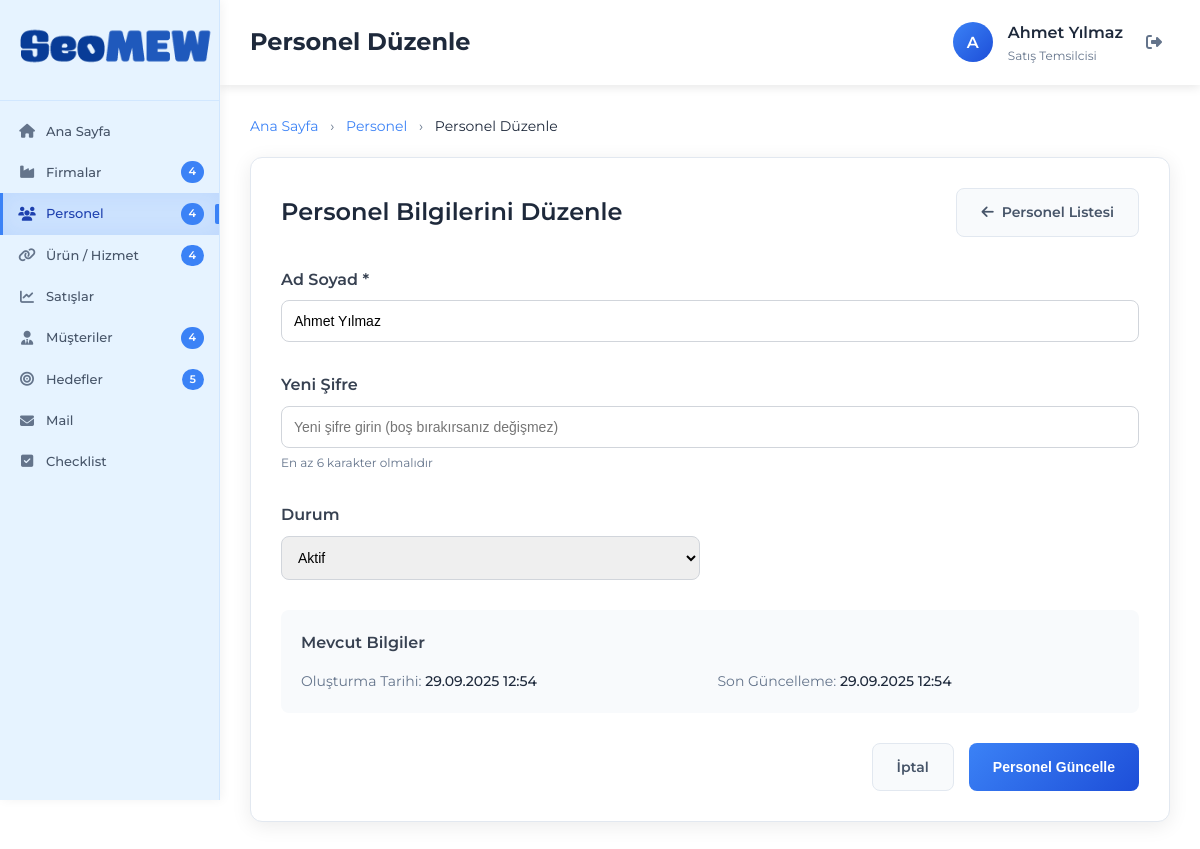
The page /personel-duzenle.php?id=1 (signed in) on the database its author committed.
### tables this page shows
CREATE TABLE IF NOT EXISTS personel (
    id INT AUTO_INCREMENT PRIMARY KEY,
    ad_soyad VARCHAR(255) NOT NULL,
    rol ENUM('admin', 'satisci') DEFAULT 'satisci',
    sifre VARCHAR(255) NOT NULL,
    durum ENUM('aktif', 'pasif') DEFAULT 'aktif',
    son_guncelleme TIMESTAMP DEFAULT CURRENT_TIMESTAMP ON UPDATE CURRENT_TIMESTAMP,
    olusturma_tarihi TIMESTAMP DEFAULT CURRENT_TIMESTAMP
);

### config/database.php (called while the page is built, shortened)
<?php
class Database {
    private $connection;
    private static $instance = null;
    private function __construct() {
        try {
            $dsn = "mysql:host=" . DB_HOST . ";dbname=" . DB_NAME . ";charset=" . DB_CHARSET;
            $this->connection = new PDO($dsn, DB_USER, DB_PASS, [
                PDO::ATTR_ERRMODE => PDO::ERRMODE_EXCEPTION,
                PDO::ATTR_DEFAULT_FETCH_MODE => PDO::FETCH_ASSOC,
                PDO::ATTR_EMULATE_PREPARES => false,
            ]);
            $this->connection->exec("SET NAMES utf8mb4 COLLATE utf8mb4_unicode_ci");
            $this->connection->exec("SET CHARACTER SET utf8mb4");
        } catch (PDOException $e) {
            die("Veritabanı bağlantı hatası: " . $e->getMessage());
        }
    }
    public static function getInstance() {
        if (self::$instance === null) {
            self::$instance = new self();
        }
        return self::$instance;
    }
    public function select($table, $where = [], $orderBy = null, $limit = null) {
        $sql = "SELECT * FROM $table";
        $params = [];
        if (!empty($where)) {
            $conditions = [];
            foreach ($where as $key => $value) {
                $conditions[] = "$key = :$key";
                $params[$key] = $value;
            }
            $sql .= " WHERE " . implode(' AND ', $conditions);
        }
        $stmt = $this->connection->prepare($sql);
        $stmt->execute($params);
        return $stmt->fetchAll();
    }
    public function query($sql, $params = []) {
        $stmt = $this->connection->prepare($sql);
        $stmt->execute($params);
        return $stmt->fetchAll();
    }
}
$db = Database::getInstance();
function getStats() {
    global $db;
    $stats = [
        'firmalar' => $db->query("SELECT COUNT(*) as count FROM firmalar WHERE durum = 'aktif'")[0]['count'],
        'personel' => $db->query("SELECT COUNT(*) as count FROM personel WHERE durum = 'aktif'")[0]['count'],
        'urun_hizmet' => $db->query("SELECT COUNT(*) as count FROM urun_hizmet WHERE durum = 'aktif'")[0]['count'],
        'satislar' => $db->query("SELECT COUNT(*) as count FROM satislar")[0]['count'],
        'musteriler' => $db->query("SELECT COUNT(*) as count FROM musteriler WHERE durum = 'aktif'")[0]['count'],
        'hedefler' => $db->query("SELECT COUNT(*) as count FROM hedefler WHERE durum = 'aktif'")[0]['count']
    ];
    return $stats;
}
?>

### personel-duzenle.php (the view, shortened to what this page needs)
<?php
require_once 'config/database.php';
$stats = getStats();
$personel_id = (int)$_GET['id'];
$personel = $db->select('personel', ['id' => $personel_id]);
$personel = $personel[0];
?>
<!DOCTYPE html>
<html lang="tr">
<head>
    <link href="https://cdnjs.cloudflare.com/ajax/libs/font-awesome/6.4.0/css/all.min.css" rel="stylesheet">
    <link href="style.css" rel="stylesheet">
</head>
<body>
    <div class="container">
        <div class="sidebar" id="sidebar">
            <div class="sidebar-header">
                <img src="seomew-logo.png" alt="SyncMEW Logo" style="height: 52px; margin-bottom: 0;">
            </div>
            <nav class="sidebar-nav">
                <a href="index.php" class="nav-item">
                    <i class="fas fa-home nav-icon"></i>
                    <span class="nav-text">Ana Sayfa</span>
                </a>
                <a href="firmalar.php" class="nav-item">
                    <i class="fas fa-industry nav-icon"></i>
                    <span class="nav-text">Firmalar</span>
                    <span class="nav-badge"><?php echo $stats['firmalar']; ?></span>
                </a>
                <a href="personel.php" class="nav-item active">
                    <i class="fas fa-users nav-icon"></i>
                    <span class="nav-text">Personel</span>
                    <span class="nav-badge"><?php echo $stats['personel']; ?></span>
                </a>
                <a href="urun-hizmet.php" class="nav-item">
                    <i class="fas fa-link nav-icon"></i>
                    <span class="nav-text">Ürün / Hizmet</span>
                    <span class="nav-badge"><?php echo $stats['urun_hizmet']; ?></span>
                </a>
                <a href="satislar.php" class="nav-item">
                    <i class="fas fa-chart-line nav-icon"></i>
                    <span class="nav-text">Satışlar</span>
                </a>
                <a href="musteriler.php" class="nav-item">
                    <i class="fas fa-user-tie nav-icon"></i>
                    <span class="nav-text">Müşteriler</span>
                    <span class="nav-badge"><?php echo $stats['musteriler']; ?></span>
                </a>
                <a href="hedefler.php" class="nav-item">
                    <i class="fas fa-bullseye nav-icon"></i>
                    <span class="nav-text">Hedefler</span>
                    <span class="nav-badge"><?php echo $stats['hedefler']; ?></span>
                </a>
                <a href="mail.php" class="nav-item">
                    <i class="fas fa-envelope nav-icon"></i>
                    <span class="nav-text">Mail</span>
                </a>
                <a href="checklist.php" class="nav-item">
                    <i class="fas fa-check-square nav-icon"></i>
                    <span class="nav-text">Checklist</span>
                </a>
            </nav>
        </div>
        <div class="main-content">
            <?php
            include 'includes/header.php';
            ?>
            <div class="content-area">
                <div style="margin-bottom: 20px;">
                    <nav style="font-size: 14px; color: #64748b;">
                        <a href="index.php" style="color: #3b82f6; text-decoration: none;">Ana Sayfa</a>
                        <span style="margin: 0 8px;">›</span>
                        <a href="personel.php" style="color: #3b82f6; text-decoration: none;">Personel</a>
                        <span style="margin: 0 8px;">›</span>
                        <span style="color: #1e293b;">Personel Düzenle</span>
                    </nav>
                </div>
                <div style="background: white; border-radius: 12px; padding: 30px; box-shadow: 0 4px 20px rgba(0, 0, 0, 0.08); border: 1px solid #e2e8f0; margin-bottom: 30px;">
                    <div style="display: flex; justify-content: space-between; align-items: center; margin-bottom: 30px;">
                        <h2 style="font-size: 24px; font-weight: 600; color: #1e293b;">Personel Bilgilerini Düzenle</h2>
                        <a href="personel.php" class="btn btn-secondary">
                            <i class="fas fa-arrow-left"></i>
                            Personel Listesi
                        </a>
                    </div>
                    <form method="POST" action="personel-duzenle.php?id=<?php echo $personel_id; ?>">
                        <div style="margin-bottom: 30px;">
                            <label style="display: block; margin-bottom: 8px; font-weight: 600; color: #374151;">Ad Soyad *</label>
                            <input type="text" name="ad_soyad" value="<?php echo htmlspecialchars($personel['ad_soyad']); ?>" required
                                   style="width: 100%; padding: 12px; border: 1px solid #d1d5db; border-radius: 8px; font-size: 14px;"
                                   placeholder="Örn: Ahmet Yılmaz">
                        </div>
                        <div style="margin-bottom: 30px;">
                            <label style="display: block; margin-bottom: 8px; font-weight: 600; color: #374151;">Yeni Şifre</label>
                            <input type="password" name="yeni_sifre"
                                   style="width: 100%; padding: 12px; border: 1px solid #d1d5db; border-radius: 8px; font-size: 14px;"
                                   placeholder="Yeni şifre girin (boş bırakırsanız değişmez)">
                            <small style="color: #64748b; font-size: 12px; margin-top: 5px; display: block;">En az 6 karakter olmalıdır</small>
                        </div>
                        <div style="display: grid; grid-template-columns: 1fr 1fr; gap: 20px; margin-bottom: 30px;">
                            <div>
                                <label style="display: block; margin-bottom: 8px; font-weight: 600; color: #374151;">Durum</label>
                                <select name="durum" style="width: 100%; padding: 12px; border: 1px solid #d1d5db; border-radius: 8px; font-size: 14px;">
                                    <option value="aktif" <?php echo $personel['durum'] == 'aktif' ? 'selected' : ''; ?>>Aktif</option>
                                </select>
                            </div>
                        </div>
                        <div style="background: #f8fafc; padding: 20px; border-radius: 8px; margin-bottom: 30px;">
                            <h3 style="font-size: 16px; font-weight: 600; color: #374151; margin-bottom: 15px;">Mevcut Bilgiler</h3>
                            <div style="display: grid; grid-template-columns: 1fr 1fr; gap: 15px; font-size: 14px;">
                                <div>
                                    <span style="color: #64748b;">Oluşturma Tarihi:</span>
                                    <span style="color: #1e293b; font-weight: 500;"><?php echo date('d.m.Y H:i', strtotime($personel['olusturma_tarihi'])); ?></span>
                                </div>
                                <div>
                                    <span style="color: #64748b;">Son Güncelleme:</span>
                                    <span style="color: #1e293b; font-weight: 500;"><?php echo date('d.m.Y H:i', strtotime($personel['son_guncelleme'])); ?></span>
                                </div>
                            </div>
                        </div>
                        <div style="display: flex; gap: 15px; justify-content: flex-end;">
                            <a href="personel.php" class="btn btn-secondary">İptal</a>
                            <button type="submit" class="btn btn-primary">Personel Güncelle</button>
                        </div>
                    </form>
                </div>
            </div>
        </div>
    </div>
</body>
</html>

### style.css (style rules this page uses)
* { margin: 0; padding: 0; box-sizing: border-box; }
body { font-family: 'Montserrat', -apple-system, BlinkMacSystemFont, 'Segoe UI', Roboto, sans-serif; background: #ffffff; color: #1e293b; line-height: 1.6; overflow-x: hidden; }
.container { display: flex; min-height: 100vh; }
.sidebar { width: 220px; background: #e6f3ff; color: #1e293b; position: fixed; height: 100vh; left: 0; top: 0; z-index: 1000; box-shadow: 2px 0 10px rgba(0, 0, 0, 0.05); transition: all 0.3s ease; border-right: 1px solid #d1e7ff; overflow-y: auto; }
.sidebar-header { padding: 20px 15px; border-bottom: 1px solid #d1e7ff; text-align: center; }
.sidebar-nav { padding: 10px 0; }
.nav-item { display: flex; align-items: center; padding: 10px 15px; color: #475569; text-decoration: none; transition: all 0.3s ease; position: relative; border-left: 3px solid transparent; }
.nav-item.active { background: rgba(59, 130, 246, 0.15); color: #1e40af; border-left-color: #3b82f6; box-shadow: inset 0 0 20px rgba(59, 130, 246, 0.1); }
.nav-item.active::before { content: ''; position: absolute; right: 0; top: 50%; transform: translateY(-50%); width: 4px; height: 20px; background: #3b82f6; border-radius: 2px 0 0 2px; }
.nav-icon { font-size: 14px; width: 18px; text-align: center; margin-right: 10px; color: #64748b; }
.nav-item.active .nav-icon { color: #1e40af; }
.nav-text { font-size: 13px; font-weight: 500; }
.nav-badge { background: #3b82f6; color: white; padding: 2px 8px; border-radius: 12px; font-size: 11px; font-weight: 600; margin-left: auto; }
.main-content { flex: 1; margin-left: 220px; padding: 0; min-height: 100vh; }
.content-area { padding: 30px; }
.btn { padding: 12px 24px; border-radius: 8px; text-decoration: none; font-weight: 600; font-size: 14px; transition: all 0.3s ease; border: none; cursor: pointer; display: inline-flex; align-items: center; gap: 8px; }
.btn-primary { background: linear-gradient(135deg, #3b82f6, #1d4ed8); color: white; }
.btn-secondary { background: #f8fafc; color: #475569; border: 1px solid #e2e8f0; }

### rows shown on the page
personel: ad_soyad "Ahmet Yılmaz", durum "Aktif", olusturma_tarihi "29.09.2025 12:54", son_guncelleme "29.09.2025 12:54"

### other values the page prints
$stats['firmalar'] "4"
$stats['personel'] "4"
$stats['urun_hizmet'] "4"
$stats['musteriler'] "4"
$stats['hedefler'] "5"
$page_title "Personel Düzenle"
$initials "A"
$_SESSION['ad_soyad'] "Ahmet Yılmaz"
